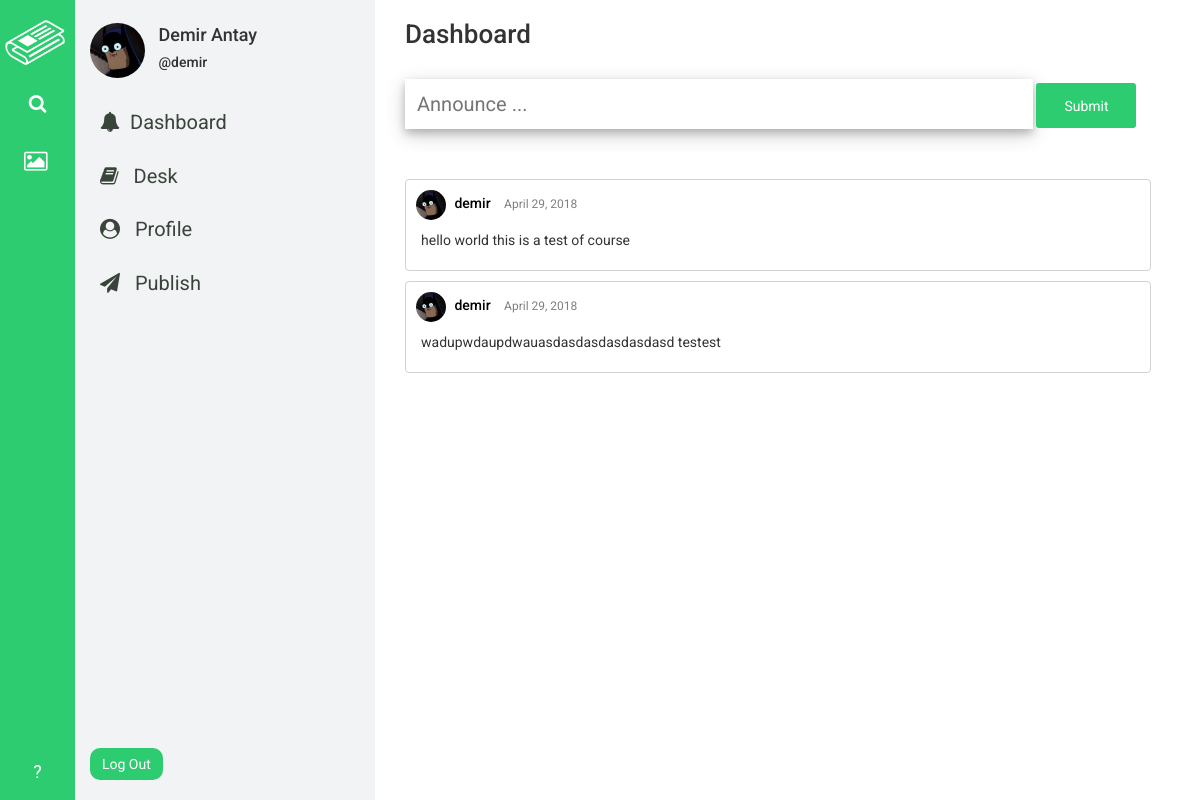
The page /home/dashboard/ (signed in) on the database as committed earlier.
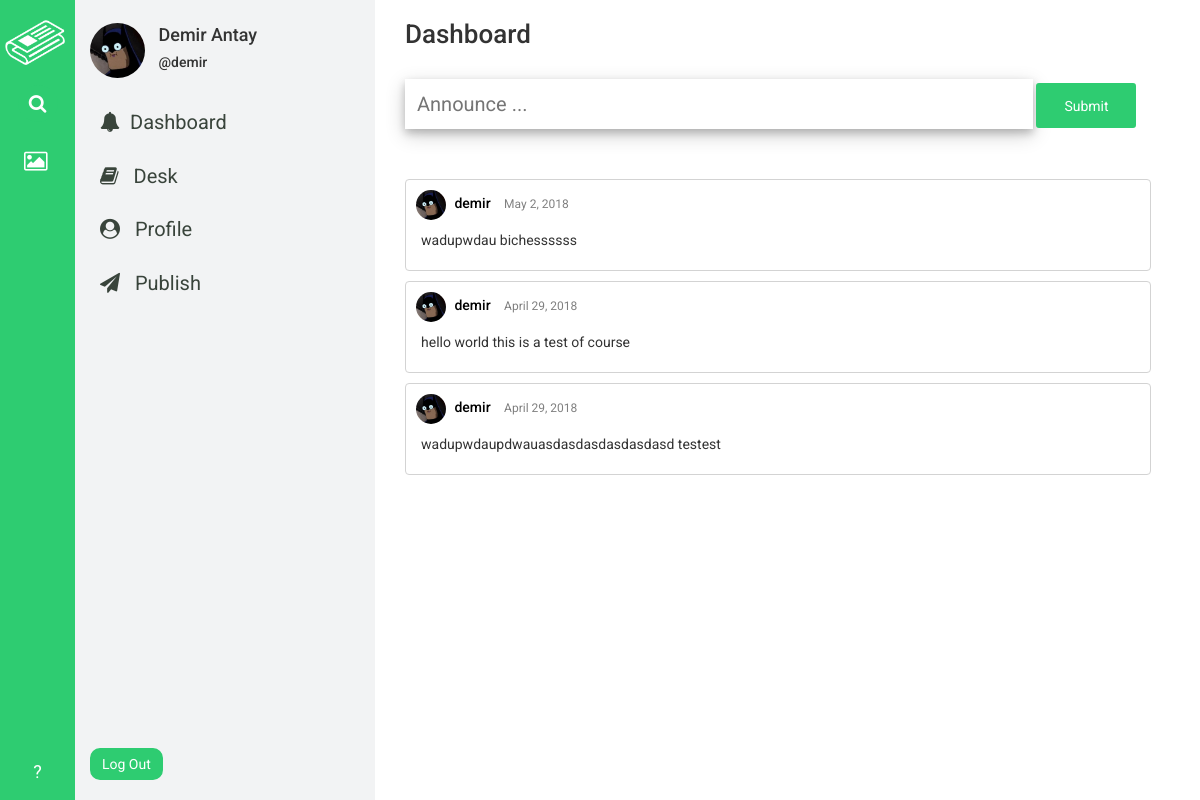
The same page on the database as committed later.
### home_app/models.py (models this page shows, shortened)
class Announcament(models.Model):
    user = models.ForeignKey(User, on_delete=models.CASCADE)
    profile_settings = models.ForeignKey(
        ProfileSettings, on_delete=models.CASCADE, null=True, blank=True,
    )
    content = models.TextField(blank=False, null=False)
    publish_date = models.DateField(default=timezone.now)

### profile_app/models.py (models this page shows, shortened)
class ProfileSettings(models.Model):
    user = models.OneToOneField(User, on_delete=models.CASCADE)
    profile_photo = models.ImageField(
        upload_to='profile_photos/', blank=False, null=False
    )
    name = models.CharField(max_length=200, blank=False, null=False)
    bio = models.TextField(blank=False, null=False)
    personal_link = models.CharField(max_length=200, blank=False, null=False)

### home_app/views.py (the view, shortened to what this page needs)
# urls.py: path('home/dashboard/', views.dashboard, name='dashboard'),
@login_required
def dashboard(request):
    current_user = get_object_or_404(User, pk=request.user.id)
    try:
        current_user_settings = ProfileSettings.objects.get(user=current_user)
    except ObjectDoesNotExist:
        current_user_settings = None
    try:
        all_announcaments = Announcament.objects.order_by('-publish_date')
    except ObjectDoesNotExist:
        all_announcaments = None
    data = {
        'current_user': current_user,
        'has_home_navbar': True,
        'current_user_settings': current_user_settings,
        'all_announcaments': all_announcaments,
    }
    return render(request, 'home_app/dashboard.html', context=data)

### templates/home_app/dashboard.html (shortened to what this page needs)
{% extends 'base.html' %}
{% load staticfiles %}
{% block css_link %}
<link rel="stylesheet" href="{% static 'home_app/css/dashboard.css' %}" />
{% endblock %}
{% block content %}
<div id="wrapper">
  <h3 id="header">Dashboard</h3>
  <br />
  <form id="announcament-form" method="post" action="{% url 'dashboard' %}">
    <input type="text" placeholder="Announce ... " id="announcament-content" name="content"/>
    <input value="Submit" type="submit" id="announcament_submit_form" name="announcament_submit_button"/>
  </form>
  <div id="announcaments">
    {% for announcament in all_announcaments %}
      <div id="announcament-cell">
        <div id="announcament-cell-author-info">
          {% if announcament.profile_settings %}
            <a href=""><img src="{{ announcament.profile_settings.profile_photo.url }}" alt="pp" height="30px" width="30px"/></a>
          {% else %}
            <a href=""><img src="{% static 'news_app/assets/pp.jpg' %}" alt="pp" height="30px" width="30px"</a>
          {% endif %}
          <a href=""><h5>{{ announcament.user.username }}</h5></a>
          <p>{{ announcament.publish_date }}</p>
        </div>
        <p>{{ announcament.content }}</p>
      </div>
    {% endfor %}
  </div>
</div>
{% endblock %}

Rows that differ between the two databases and show on the page:
added Announcament: profile_settings.profile_photo (picture), user.username "demir", publish_date "May 2, 2018", content "wadupwdau bichessssss"
